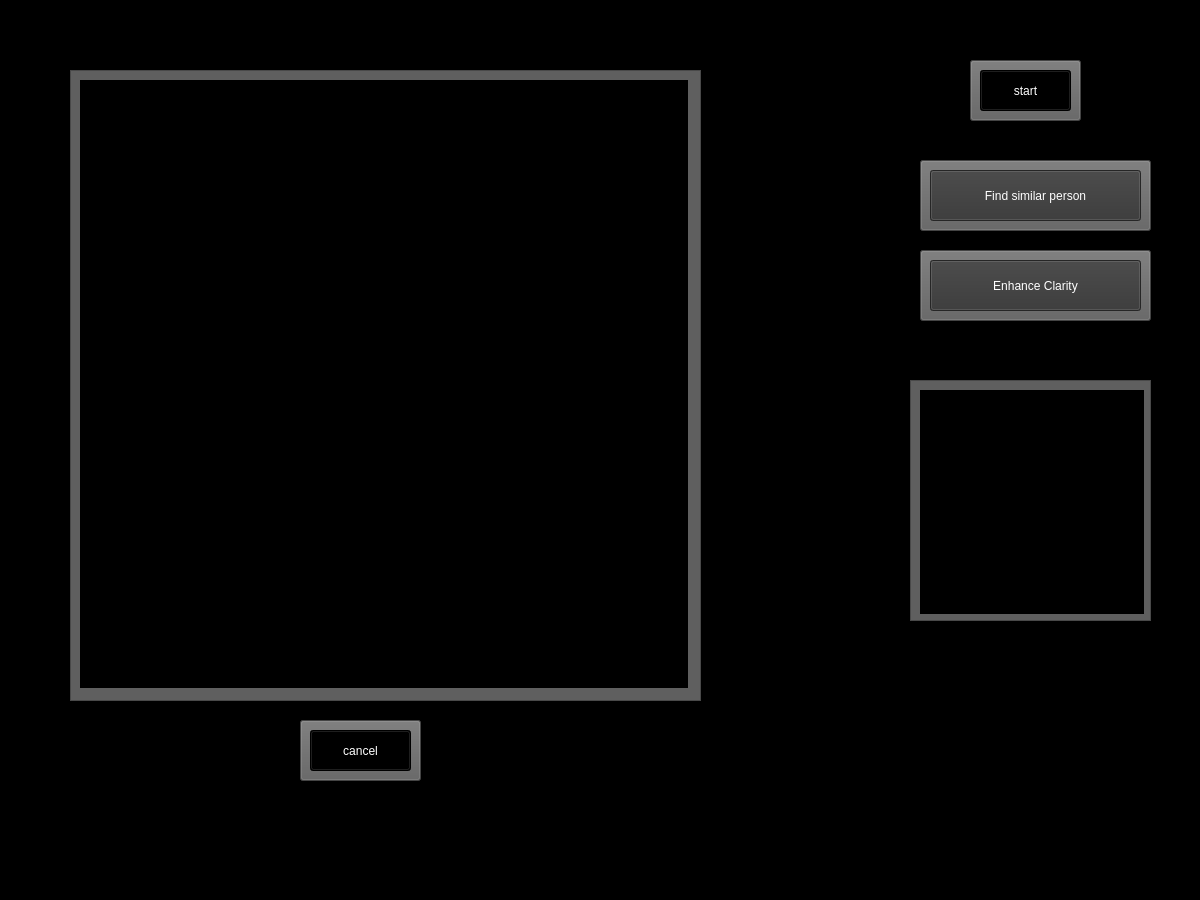
<?xml version="1.0" encoding="UTF-8"?>
<ui version="4.0">
 <class>MainWindow</class>
 <widget class="QMainWindow" name="MainWindow">
  <property name="geometry">
   <rect>
    <x>0</x>
    <y>0</y>
    <width>1200</width>
    <height>900</height>
   </rect>
  </property>
  <property name="windowTitle">
   <string>MainWindow</string>
  </property>
  <property name="styleSheet">
   <string notr="true">background-color: rgb(0, 0, 0);</string>
  </property>
  <widget class="QWidget" name="centralwidget">
   <widget class="QPushButton" name="folderselect_person">
    <property name="geometry">
     <rect>
      <x>930</x>
      <y>170</y>
      <width>211</width>
      <height>51</height>
     </rect>
    </property>
    <property name="cursor">
     <cursorShape>PointingHandCursor</cursorShape>
    </property>
    <property name="styleSheet">
     <string notr="true">font: 55 15pt &quot;Open Sans Semibold&quot;;
background-color: rgb(53, 53, 53);
color: rgb(255, 255, 255);
</string>
    </property>
    <property name="text">
     <string>Find similar person</string>
    </property>
   </widget>
   <widget class="QPushButton" name="video_cancel_person">
    <property name="geometry">
     <rect>
      <x>310</x>
      <y>730</y>
      <width>101</width>
      <height>41</height>
     </rect>
    </property>
    <property name="cursor">
     <cursorShape>PointingHandCursor</cursorShape>
    </property>
    <property name="styleSheet">
     <string notr="true">font: 63 18pt &quot;Segoe UI Semibold&quot;;
color: rgb(255, 255, 255);


</string>
    </property>
    <property name="text">
     <string>cancel</string>
    </property>
   </widget>
   <widget class="QPushButton" name="twodim_8">
    <property name="geometry">
     <rect>
      <x>300</x>
      <y>720</y>
      <width>121</width>
      <height>61</height>
     </rect>
    </property>
    <property name="styleSheet">
     <string notr="true">background-color: rgb(143, 143, 143);
font: 63 18pt &quot;Segoe UI Semibold&quot;;
background-color: rgb(95, 95, 95);

</string>
    </property>
    <property name="text">
     <string/>
    </property>
   </widget>
   <widget class="QPushButton" name="twodim_2">
    <property name="geometry">
     <rect>
      <x>920</x>
      <y>160</y>
      <width>231</width>
      <height>71</height>
     </rect>
    </property>
    <property name="styleSheet">
     <string notr="true">background-color: rgb(143, 143, 143);
font: 63 18pt &quot;Segoe UI Semibold&quot;;
background-color: rgb(95, 95, 95);

</string>
    </property>
    <property name="text">
     <string/>
    </property>
   </widget>
   <widget class="QPushButton" name="twodim_7">
    <property name="geometry">
     <rect>
      <x>970</x>
      <y>60</y>
      <width>111</width>
      <height>61</height>
     </rect>
    </property>
    <property name="cursor">
     <cursorShape>PointingHandCursor</cursorShape>
    </property>
    <property name="styleSheet">
     <string notr="true">background-color: rgb(143, 143, 143);
font: 63 18pt &quot;Segoe UI Semibold&quot;;
background-color: rgb(95, 95, 95);

</string>
    </property>
    <property name="text">
     <string/>
    </property>
   </widget>
   <widget class="QLabel" name="video_embed_person">
    <property name="geometry">
     <rect>
      <x>80</x>
      <y>80</y>
      <width>608</width>
      <height>608</height>
     </rect>
    </property>
    <property name="text">
     <string>TextLabel</string>
    </property>
   </widget>
   <widget class="QTextEdit" name="background">
    <property name="geometry">
     <rect>
      <x>70</x>
      <y>70</y>
      <width>631</width>
      <height>631</height>
     </rect>
    </property>
    <property name="styleSheet">
     <string notr="true">background-color: rgb(255, 255, 255);
color: rgb(0, 0, 0);
background-color: rgb(95, 95, 95);</string>
    </property>
    <property name="html">
     <string>&lt;!DOCTYPE HTML PUBLIC &quot;-//W3C//DTD HTML 4.0//EN&quot; &quot;http://www.w3.org/TR/REC-html40/strict.dtd&quot;&gt;
&lt;html&gt;&lt;head&gt;&lt;meta name=&quot;qrichtext&quot; content=&quot;1&quot; /&gt;&lt;style type=&quot;text/css&quot;&gt;
p, li { white-space: pre-wrap; }
&lt;/style&gt;&lt;/head&gt;&lt;body style=&quot; font-family:'MS Shell Dlg 2'; font-size:7.8pt; font-weight:400; font-style:normal;&quot;&gt;
&lt;p style=&quot;-qt-paragraph-type:empty; margin-top:0px; margin-bottom:0px; margin-left:0px; margin-right:0px; -qt-block-indent:0; text-indent:0px;&quot;&gt;&lt;br /&gt;&lt;/p&gt;&lt;/body&gt;&lt;/html&gt;</string>
    </property>
   </widget>
   <widget class="QPushButton" name="start_video_person">
    <property name="geometry">
     <rect>
      <x>980</x>
      <y>70</y>
      <width>91</width>
      <height>41</height>
     </rect>
    </property>
    <property name="cursor">
     <cursorShape>PointingHandCursor</cursorShape>
    </property>
    <property name="styleSheet">
     <string notr="true">font: 63 18pt &quot;Segoe UI Semibold&quot;;
color: rgb(255, 255, 255);


</string>
    </property>
    <property name="text">
     <string>start</string>
    </property>
   </widget>
   <widget class="QPushButton" name="enhance_clarity_person">
    <property name="geometry">
     <rect>
      <x>930</x>
      <y>260</y>
      <width>211</width>
      <height>51</height>
     </rect>
    </property>
    <property name="cursor">
     <cursorShape>PointingHandCursor</cursorShape>
    </property>
    <property name="styleSheet">
     <string notr="true">font: 55 15pt &quot;Open Sans Semibold&quot;;
background-color: rgb(53, 53, 53);
color: rgb(255, 255, 255);
</string>
    </property>
    <property name="text">
     <string>Enhance Clarity</string>
    </property>
   </widget>
   <widget class="QPushButton" name="twodim_4">
    <property name="geometry">
     <rect>
      <x>920</x>
      <y>250</y>
      <width>231</width>
      <height>71</height>
     </rect>
    </property>
    <property name="styleSheet">
     <string notr="true">background-color: rgb(143, 143, 143);
font: 63 18pt &quot;Segoe UI Semibold&quot;;
background-color: rgb(95, 95, 95);

</string>
    </property>
    <property name="text">
     <string/>
    </property>
   </widget>
   <widget class="QTextEdit" name="background_2">
    <property name="geometry">
     <rect>
      <x>910</x>
      <y>380</y>
      <width>241</width>
      <height>241</height>
     </rect>
    </property>
    <property name="styleSheet">
     <string notr="true">background-color: rgb(255, 255, 255);
color: rgb(0, 0, 0);
background-color: rgb(95, 95, 95);</string>
    </property>
    <property name="html">
     <string>&lt;!DOCTYPE HTML PUBLIC &quot;-//W3C//DTD HTML 4.0//EN&quot; &quot;http://www.w3.org/TR/REC-html40/strict.dtd&quot;&gt;
&lt;html&gt;&lt;head&gt;&lt;meta name=&quot;qrichtext&quot; content=&quot;1&quot; /&gt;&lt;style type=&quot;text/css&quot;&gt;
p, li { white-space: pre-wrap; }
&lt;/style&gt;&lt;/head&gt;&lt;body style=&quot; font-family:'MS Shell Dlg 2'; font-size:7.8pt; font-weight:400; font-style:normal;&quot;&gt;
&lt;p style=&quot;-qt-paragraph-type:empty; margin-top:0px; margin-bottom:0px; margin-left:0px; margin-right:0px; -qt-block-indent:0; text-indent:0px;&quot;&gt;&lt;br /&gt;&lt;/p&gt;&lt;/body&gt;&lt;/html&gt;</string>
    </property>
   </widget>
   <widget class="QLabel" name="video_embed_person_to_check">
    <property name="geometry">
     <rect>
      <x>920</x>
      <y>390</y>
      <width>224</width>
      <height>224</height>
     </rect>
    </property>
    <property name="text">
     <string>TextLabel</string>
    </property>
   </widget>
   <zorder>twodim_4</zorder>
   <zorder>enhance_clarity_person</zorder>
   <zorder>twodim_2</zorder>
   <zorder>twodim_8</zorder>
   <zorder>background</zorder>
   <zorder>folderselect_person</zorder>
   <zorder>video_cancel_person</zorder>
   <zorder>twodim_7</zorder>
   <zorder>video_embed_person</zorder>
   <zorder>start_video_person</zorder>
   <zorder>background_2</zorder>
   <zorder>video_embed_person_to_check</zorder>
  </widget>
  <widget class="QMenuBar" name="menubar">
   <property name="geometry">
    <rect>
     <x>0</x>
     <y>0</y>
     <width>1200</width>
     <height>26</height>
    </rect>
   </property>
  </widget>
  <widget class="QStatusBar" name="statusbar"/>
 </widget>
 <resources/>
 <connections/>
</ui>
